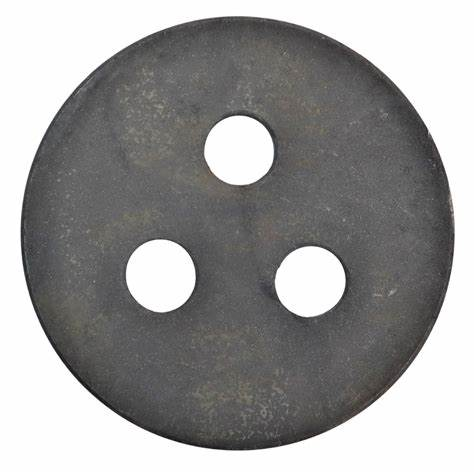
#> input picture src/OIP.jpg, 474 x 474 px, given in place of the camera
$ python pellet_inspection.py
#> lines starting #> are read from the running program, lines starting #| are printed output that depends on the picture; after the words box and inside, x2 and y2 are one past the last pixel; in counts of white or black regions, pixels touching at a corner belong together
import cv2
import numpy as np
import logging

# Configure logging
logging.basicConfig(level=logging.INFO, format='[%(levelname)s] %(message)s')

def select_camera():
    """
    Scans for available cameras, lists them, and prompts the user to select one.

    Returns:
        The integer index of the selected camera, or None if no camera is selected.
    """
    available_cameras = []
    # Check for cameras by iterating through indices (e.g., 0 to 9)
    for i in range(10):
        cap = cv2.VideoCapture(i)
        if cap.isOpened():
            available_cameras.append(i)
            cap.release()

    if not available_cameras:
        logging.error("No cameras found.")
        return None

    print("Available Cameras:")
    for idx, cam_index in enumerate(available_cameras):
        print(f"{idx}: Camera Index {cam_index}")

    while True:
        try:
            choice = int(input("Please select a camera by number: "))
            if 0 <= choice < len(available_cameras):
                return available_cameras[choice]
            else:
                print("Invalid selection. Please try again.")
        except ValueError:
            print("Invalid input. Please enter a number.")
        except (EOFError, KeyboardInterrupt):
            print("\nSelection cancelled.")
            return None
#> this loop made 1 pass; the answer given on pass 1: 1
#> further down, frame is the input picture: shape (474, 474, 3); mean B, G, R 154.5, 154.9, 155.4


def inspect_pellet(img, image_debug=False):
    """
    Inspects a pellet from an image for roundness, cracks, and surface finish.

    Args:
        img: The input image frame from the webcam.
        image_debug (bool): If True, displays intermediate processing images.

    Returns:
        A new image with inspection results drawn on it.
    """
#> called with image_debug = True
    if img is None:
        logging.error("Image not loaded.")
        return None

    # --- Pre-processing ---
    gray = cv2.cvtColor(img, cv2.COLOR_BGR2GRAY)
    blurred = cv2.GaussianBlur(gray, (7, 7), 0)
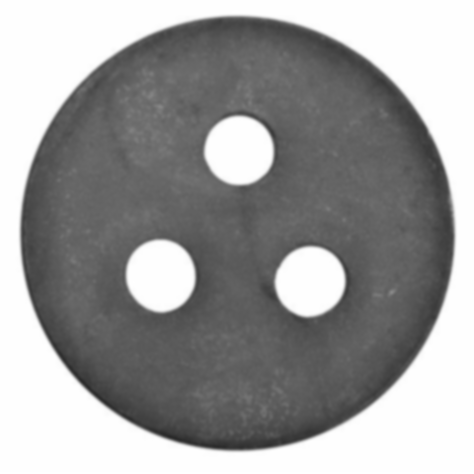
#> blurred: shape (474, 474); min 41, max 255, mean 155
    # Adaptive thresholding is robust for varying lighting conditions
    thresh = cv2.adaptiveThreshold(blurred, 255, cv2.ADAPTIVE_THRESH_GAUSSIAN_C,
                                     cv2.THRESH_BINARY_INV, 21, 4)
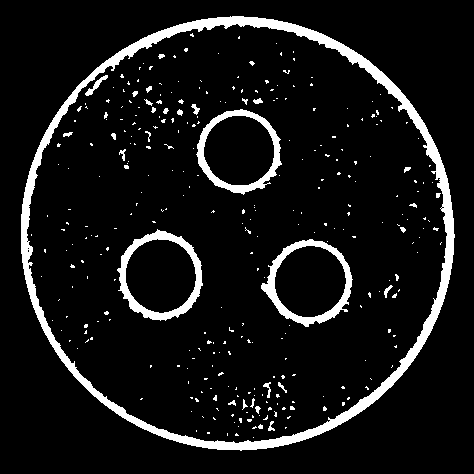
#> thresh: shape (474, 474); 8.3% white; 321 white regions (290 under 20 px)

    # --- Find Pellet Contour ---
    contours, _ = cv2.findContours(thresh, cv2.RETR_EXTERNAL, cv2.CHAIN_APPROX_SIMPLE)
#> contours = 1 contour; box (x1, y1, x2, y2) and area: (21, 16, 455, 451) 147265

    if not contours:
        # logging.info("No pellet detected.") # This can be noisy, so it's commented out
        return img  # Return the original image if no contour is found

    # Assume the largest contour is the pellet
    pellet_contour = max(contours, key=cv2.contourArea)
#> pellet_contour = contour of 620 points, box (x1, y1, x2, y2) (21, 16, 455, 451), area 147265
    pellet_area = cv2.contourArea(pellet_contour)
#> pellet_area = 147265

    # Filter out very small contours to avoid noise
    if pellet_area < 500:
        return img

    # Create a mask for the pellet's surface area
    pellet_mask = np.zeros(gray.shape, dtype="uint8")
    cv2.drawContours(pellet_mask, [pellet_contour], -1, 255, -1)
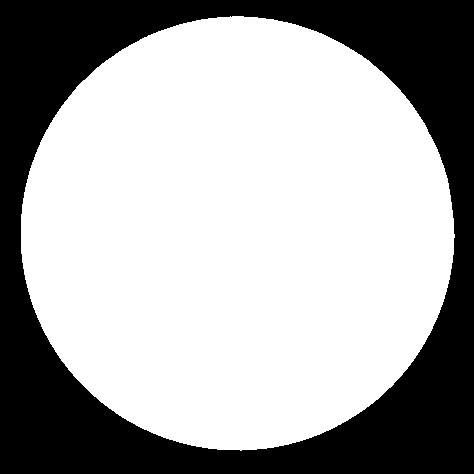
#> pellet_mask: shape (474, 474); 65.8% white; 1 black region, box (x1, y1, x2, y2) and area: (0, 0, 474, 474) 76797

    # --- 1. Roundness Inspection ---
    perimeter = cv2.arcLength(pellet_contour, True)
#> perimeter = 1437.2
    # Circularity formula: 4*pi*area / perimeter^2. A perfect circle has a value of 1.0
    circularity = (4 * np.pi * pellet_area) / (perimeter ** 2) if perimeter > 0 else 0
#> circularity = 0.896
    roundness_text = f"Roundness: {circularity:.3f}"
#> roundness_text = 'Roundness: 0.896'
    cv2.putText(img, roundness_text, (20, 40), cv2.FONT_HERSHEY_SIMPLEX, 1, (0, 255, 0), 2)
    cv2.drawContours(img, [pellet_contour], -1, (0, 255, 0), 2)
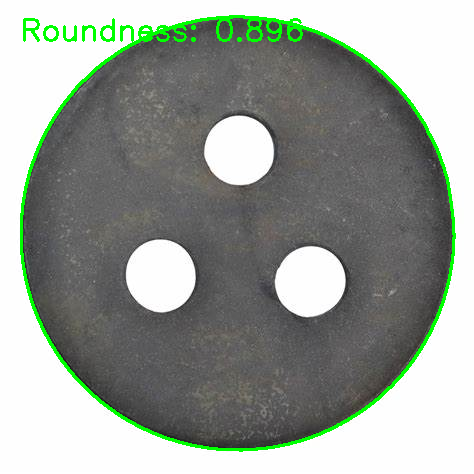
#> img: shape (474, 474, 3); mean B, G, R 150.3, 158.2, 151.2

    # --- 2. Crack Detection on Outer Diameter (OD) ---
    # Analyze the contour's deviation from its convex hull
    hull = cv2.convexHull(pellet_contour)
#> hull = contour of 125 points, box (x1, y1, x2, y2) (21, 16, 455, 451), area 147716
    hull_area = cv2.contourArea(hull)
#> hull_area = 147716.5
    solidity = pellet_area / float(hull_area) if hull_area > 0 else 0
#> solidity = 0.997
    # Significant deviations (low solidity) can indicate OD cracks or chips
    if solidity < 0.95:
        cv2.putText(img, "OD Defect Detected", (20, 80), cv2.FONT_HERSHEY_SIMPLEX, 1, (0, 0, 255), 2)

    # --- 3. Crack Detection on Pellet Surface ---
    # Use a black-hat morphological transform to find dark spots (cracks) on a bright background
    kernel = cv2.getStructuringElement(cv2.MORPH_RECT, (15, 15))
    blackhat = cv2.morphologyEx(gray, cv2.MORPH_BLACKHAT, kernel)
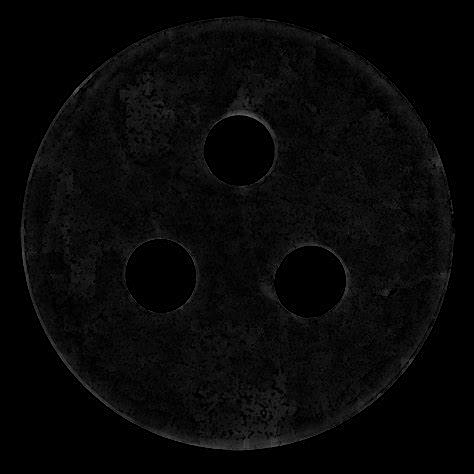
#> blackhat: shape (474, 474); min 0, max 119, mean 7.9
    # Apply the mask to only look for cracks inside the pellet
    blackhat_masked = cv2.bitwise_and(blackhat, blackhat, mask=pellet_mask)
    # Threshold the result to find significant cracks
    _, crack_thresh = cv2.threshold(blackhat_masked, 40, 255, cv2.THRESH_BINARY)
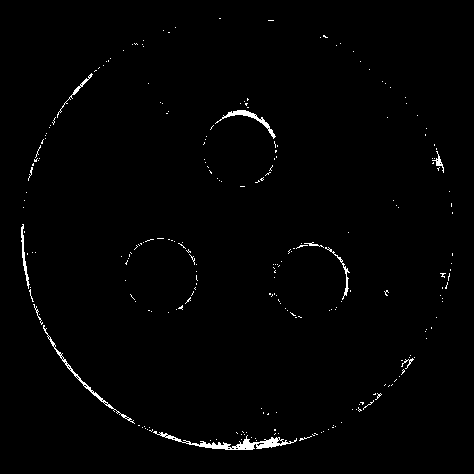
#> crack_thresh: shape (474, 474); 1.1% white in thin lines or dots, all inside (x1, y1, x2, y2) = (21, 18, 453, 450)

    # Find contours of the detected cracks
    crack_contours, _ = cv2.findContours(crack_thresh, cv2.RETR_EXTERNAL, cv2.CHAIN_APPROX_SIMPLE)
#> crack_contours = 242 contours, 235 with area under 20; largest, box (x1, y1, x2, y2) and area: (153, 431, 297, 450) 530, (43, 325, 135, 424) 220, (215, 110, 276, 139) 197, (21, 224, 30, 289) 88, (325, 247, 350, 300) 64, (57, 73, 93, 118) 58, (432, 151, 444, 173) 38
    if crack_contours:
        cv2.putText(img, "Surface Crack Detected", (20, 120), cv2.FONT_HERSHEY_SIMPLEX, 1, (0, 0, 255), 2)
        # Draw the detected cracks in red
        cv2.drawContours(img, crack_contours, -1, (0, 0, 255), 1)

    # --- 4. Surface Finish Inspection ---
    # Use the standard deviation of pixel intensity inside the pellet as a proxy for roughness
    _, std_dev_val = cv2.meanStdDev(gray, mask=pellet_mask)
#> std_dev_val = [45.46]
    surface_text = f"Surface Roughness (StdDev): {std_dev_val[0][0]:.2f}"
#> surface_text = 'Surface Roughness (StdDev): 45.46'
    cv2.putText(img, surface_text, (20, 160), cv2.FONT_HERSHEY_SIMPLEX, 1, (255, 255, 0), 2)
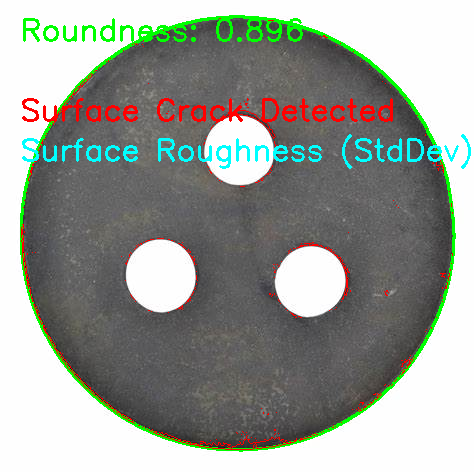
#> img: shape (474, 474, 3); mean B, G, R 150.5, 157.5, 152.6

    if image_debug:
        # For debugging, you can show intermediate processing steps
        cv2.imshow("Threshold", thresh)
        cv2.imshow("Crack Mask", crack_thresh)

    return img

if __name__ == "__main__":
    camera_index = select_camera()

    if camera_index is None:
        exit()

    cap = cv2.VideoCapture(camera_index)

    if not cap.isOpened():
        logging.error(f"Cannot open camera at index {camera_index}")
        exit()

    while True:
        # Capture frame-by-frame
        ret, frame = cap.read()

        # If the frame is not read correctly, skip the frame and continue
        if not ret:
            logging.warning("Can't receive frame. Skipping...")
            continue

        # Run the inspection on the current frame
        processed_frame = inspect_pellet(frame, image_debug=True)

        # Check if the processed frame is valid before displaying
        if processed_frame is not None:
            cv2.imshow('Pellet Inspection', processed_frame)
        else:
            # If processing fails, show the original frame
            cv2.imshow('Pellet Inspection', frame)

        # Press 'q' to exit the loop
        if cv2.waitKey(1) == ord('q'):
#> (key q is pressed here)
            break

    # When everything is done, release the capture and destroy all windows
    cap.release()
    cv2.destroyAllWindows()
